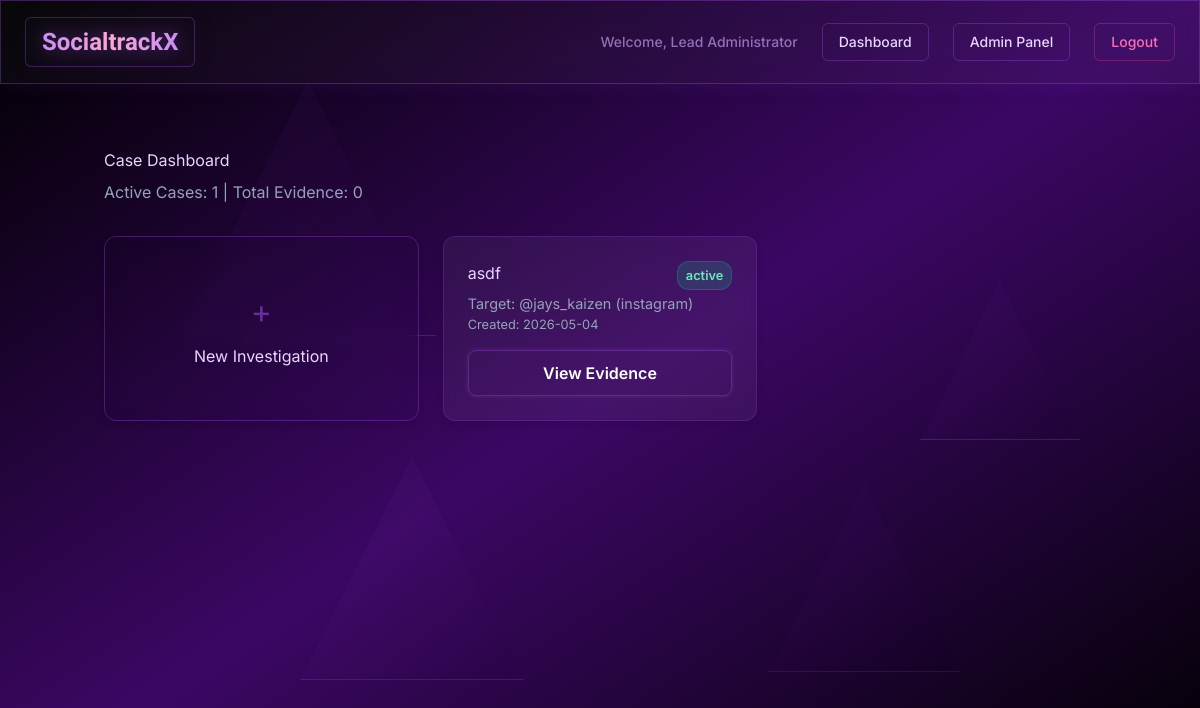
The page /dashboard (signed in) on the database as committed earlier.
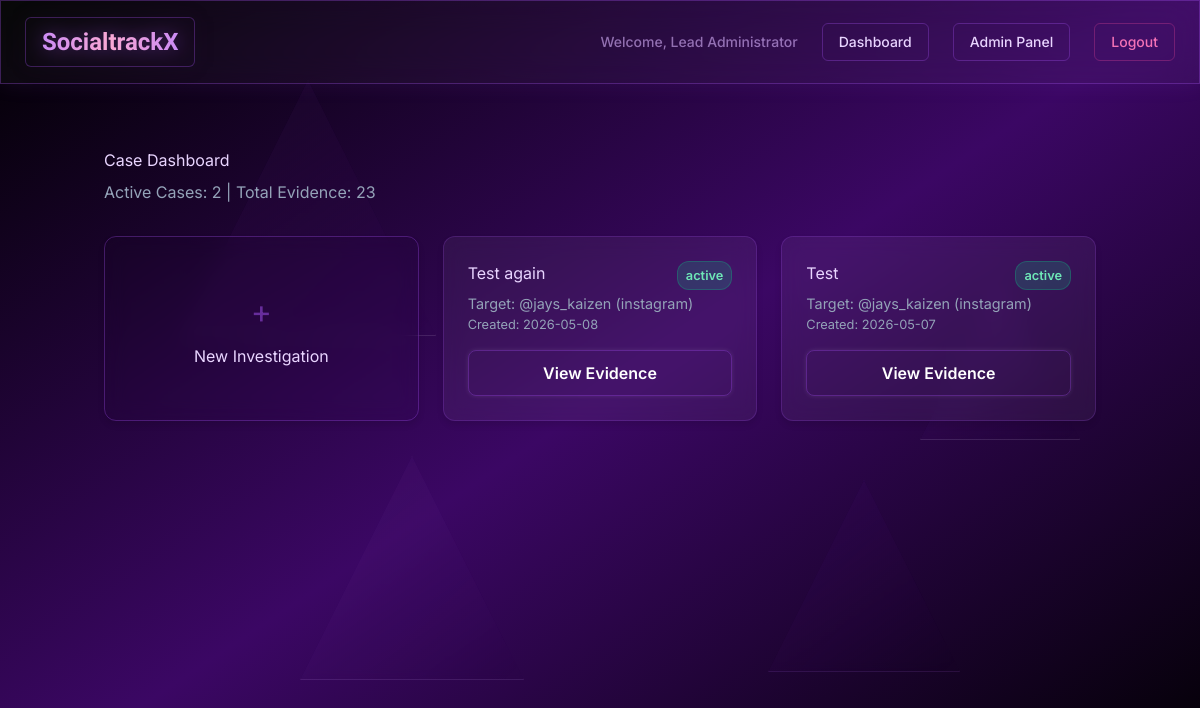
The same page on the database as committed later.
### database.py (models this page shows, shortened)
class User(Base):
    __tablename__ = "users"
    id = Column(Integer, primary_key=True, index=True)
    username = Column(String(100), unique=True, nullable=False, index=True)
    hashed_password = Column(String(200), nullable=False)
    role = Column(String(20), default="examiner")  # 'admin' or 'examiner'
    name = Column(String(100), default="Examiner")
    created_at = Column(DateTime, default=datetime.utcnow)

class Case(Base):
    __tablename__ = "cases"
    id = Column(Integer, primary_key=True, index=True)
    title = Column(String(200), nullable=False)
    description = Column(Text, default="")
    target_username = Column(String(100), nullable=False)
    platform = Column(String(50), nullable=False)
    status = Column(String(20), default="active")
    keywords = Column(Text, default="")
    capture_type = Column(String(20), default="posts") # 'posts' or 'messages'
    max_posts = Column(Integer, default=10)
    created_at = Column(DateTime, default=datetime.utcnow)
    last_capture = Column(DateTime, nullable=True)
    capture_status_msg = Column(String(200), default="Ready")
    profile_followers = Column(Text, default="")
    profile_following = Column(Text, default="")
    profile_posts = Column(Text, default="")
    profile_bio = Column(Text, default="")
    created_by = Column(Integer, ForeignKey("users.id"), nullable=True)
    events = relationship("Event", backref="case", cascade="all, delete-orphan")

### main.py (the view)
@app.get("/dashboard", response_class=HTMLResponse)
def dashboard(request: Request, user: User = Depends(get_current_active_user), db: Session = Depends(get_db)):
    cases = db.query(Case).order_by(Case.created_at.desc()).all()
    active_cases = db.query(Case).filter(Case.status == 'active').count()
    total_entries = db.query(Event).count()
    return templates.TemplateResponse(request=request, name="dashboard.html", context={
        "request": request, "user": user, "cases": cases,
        "active_cases": active_cases, "total_entries": total_entries
    })

### templates/dashboard.html (shortened to what this page needs)
{% extends "base.html" %}
{% block content %}
<div style="display: flex; justify-content: space-between; align-items: center; margin-bottom: 32px;">
    <div>
        <h1 style="margin: 0;">Case Dashboard</h1>
        <p style="color: var(--text-dim); margin-top: 8px;">Active Cases: {{ active_cases }} | Total Evidence: {{ total_entries }}</p>
    </div>
</div>
<div class="grid">
    <div class="glass-card border border-purple-500/40 hover:border-purple-400/80" style="border-style: dashed; background: transparent; display: flex; flex-direction: column; justify-content: center; align-items: center; cursor: pointer;" onclick="document.getElementById('new-case-form').style.display='block'; this.style.display='none';">
        <div style="font-size: 2rem; color: var(--accent);">+</div>
        <h3 style="margin-top: 8px;">New Investigation</h3>
    </div>
    {% for case in cases %}
    <div class="glass-card">
        <div style="display: flex; justify-content: space-between; align-items: flex-start;">
            <h3 style="margin-top: 0; margin-bottom: 8px;">{{ case.title }}</h3>
            <span class="badge {% if case.status == 'active' %}badge-active{% else %}badge-closed{% endif %}">{{ case.status }}</span>
        </div>
        <p style="color: var(--text-dim); font-size: 0.9rem; margin-top: 0;">Target: @{{ case.target_username }} ({{ case.platform }})</p>
        <p style="font-size: 0.8rem; color: var(--text-dim);">Created: {{ case.created_at.strftime('%Y-%m-%d') }}</p>
        <a href="/cases/{{ case.id }}" class="btn btn-outline" style="width: 100%; text-align: center; box-sizing: border-box; margin-top: 16px;">View Evidence</a>
    </div>
    {% endfor %}
</div>
{% endblock %}

### templates/base.html (shortened to what this page needs)
<!DOCTYPE html>
<html lang="en" class="dark">
<head>
    <script src="https://cdn.tailwindcss.com"></script>
    <link rel="stylesheet" href="https://cdn.jsdelivr.net/npm/bootstrap-icons@1.11.1/font/bootstrap-icons.css">
    <link rel="stylesheet" href="/static/style.css">
</head>
<body class="min-h-screen relative overflow-x-hidden bg-gradient-to-br from-black via-purple-950 to-black text-purple-200">
    <div class="fixed inset-0 overflow-hidden pointer-events-none z-0">
        <div class="absolute w-64 h-64 border border-white/10 bg-gradient-to-br from-purple-500/5 to-transparent backdrop-blur-sm"
            style="clip-path: polygon(50% 0%, 100% 100%, 0% 100%); top: 10%; left: 15%; animation: float-1 20s ease-in-out infinite, pulse-glow-1 6s ease-in-out infinite"></div>
        <div class="absolute w-48 h-48 border border-purple-400/10 bg-gradient-to-br from-purple-600/5 to-transparent backdrop-blur-sm"
            style="clip-path: polygon(50% 0%, 100% 100%, 0% 100%); top: 60%; right: 20%; animation: float-2 25s ease-in-out infinite, pulse-glow-2 7s ease-in-out infinite"></div>
        <div class="absolute w-56 h-56 border border-purple-300/10 bg-gradient-to-br from-purple-400/5 to-transparent backdrop-blur-sm"
            style="clip-path: polygon(50% 0%, 100% 100%, 0% 100%); bottom: 15%; left: 25%; animation: float-3 22s ease-in-out infinite, pulse-glow-3 8s ease-in-out infinite"></div>
        <div class="absolute w-40 h-40 border border-white/10 bg-gradient-to-br from-purple-500/5 to-transparent backdrop-blur-sm"
            style="clip-path: polygon(50% 0%, 100% 100%, 0% 100%); top: 35%; right: 10%; animation: float-4 18s ease-in-out infinite, pulse-glow-1 6.5s ease-in-out infinite"></div>
    </div>
    {% if request.session.get("user_id") %}
    <nav class="relative z-50 glass-panel border-b border-purple-500/30 px-6 py-4 flex justify-between items-center mb-8">
        <a href="/dashboard" class="text-2xl font-bold orbitron bg-gradient-to-r from-purple-400 via-pink-300 to-purple-400 bg-clip-text text-transparent hover:scale-105 transition-transform" style="filter: drop-shadow(0 0 10px rgba(168, 85, 247, 0.5))">SocialtrackX</a>
        <div class="flex items-center space-x-6 text-sm font-medium">
            <span class="text-purple-300/60">Welcome, {{ user.name }}</span>
            <a href="/dashboard" class="clickable-text">Dashboard</a>
            {% if request.session.get("role") == "admin" %}
            <a href="/admin" class="clickable-text">Admin Panel</a>
            {% endif %}
            <a href="/logout" class="clickable-text !text-pink-400 !border-pink-500/30 hover:!text-pink-300 hover:!bg-pink-500/10 hover:!border-pink-400/60">Logout</a>
        </div>
    </nav>
    {% endif %}
    <div class="container mx-auto px-4 relative z-10 pb-12">
        {% block content %}{% endblock %}
    </div>
</body>
</html>

### static/style.css (style rules this page uses)
:root { --bg-dark: #0f172a; --bg-card: rgba(30, 41, 59, 0.7); --accent: rgba(168, 85, 247, 0.5); --accent-hover: rgba(168, 85, 247, 0.8); --text-main: #f8fafc; --text-dim: #94a3b8; --border: rgba(168, 85, 247, 0.3); --danger: #ef4444; --success: #10b981; }
body { margin: 0; font-family: 'Inter', system-ui, sans-serif; background: linear-gradient(135deg, #020617 0%, #0f172a 100%); color: var(--text-main); min-height: 100vh; }
.glass-card { background: var(--bg-card); backdrop-filter: blur(12px); -webkit-backdrop-filter: blur(12px); border: 1px solid var(--border); border-radius: 16px; box-shadow: 0 8px 32px rgba(0, 0, 0, 0.3); padding: 24px; transition: transform 0.2s ease, box-shadow 0.2s ease; }
.btn { background: var(--accent); color: white; border: 1px solid rgba(168, 85, 247, 0.4); padding: 10px 20px; border-radius: 8px; font-weight: 600; cursor: pointer; transition: all 0.3s cubic-bezier(0.4, 0, 0.2, 1); text-decoration: none; display: inline-block; box-shadow: 0 0 10px rgba(168, 85, 247, 0.2); }
a, button, [onclick], .clickable-text { border: 1px solid rgba(168, 85, 247, 0.3) !important; border-radius: 6px; padding: 8px 16px; transition: all 0.3s ease-in-out !important; }
.btn-outline { background: transparent; border: 1px solid var(--border); box-shadow: 0 0 5px rgba(255, 255, 255, 0.1); }
.container { max-width: 1200px; margin: 0 auto; padding: 32px; }
.grid { display: grid; grid-template-columns: repeat(auto-fill, minmax(300px, 1fr)); gap: 24px; }
.badge { padding: 4px 8px; border-radius: 12px; font-size: 0.8rem; font-weight: 600; background: rgba(255,255,255,0.1); }
.badge-active { background: rgba(16, 185, 129, 0.2); color: #34d399; }

### templates/base.html (style rules this page uses)
body { font-family: 'Inter', sans-serif; background-color: #000; color: #e9d5ff; }
.orbitron { font-family: 'Orbitron', sans-serif; }
.glass-panel { background: rgba(255, 255, 255, 0.03); backdrop-filter: blur(16px); border: 1px solid rgba(168, 85, 247, 0.2); box-shadow: 0 0 20px rgba(168, 85, 247, 0.1); }
.glass-card { background: rgba(255, 255, 255, 0.05); backdrop-filter: blur(10px); border: 1px solid rgba(168, 85, 247, 0.2); border-radius: 12px; padding: 24px; box-shadow: 0 4px 6px rgba(0, 0, 0, 0.1); }
.grid { display: grid; grid-template-columns: repeat(auto-fill, minmax(300px, 1fr)); gap: 24px; }
.badge-active { background: rgba(16, 185, 129, 0.2); color: #6ee7b7; border: 1px solid rgba(16, 185, 129, 0.3); }
.btn { @apply px-4 py-2 rounded-lg font-medium transition-all border border-purple-500/40 hover:border-purple-400/80; }
.clickable-text { @apply border border-purple-500/30 px-5 py-2 rounded-lg hover:text-purple-100 hover:bg-purple-500/10 hover:border-purple-400/60 transition-all duration-300 inline-block; }
.btn-outline { @apply border border-purple-500 hover:bg-purple-500/20 text-purple-300; }
.badge { @apply px-2 py-1 rounded text-xs font-semibold; }

Rows that differ between the two databases and show on the page:
removed Case: title "asdf", status "active", target_username "jays_kaizen", platform "instagram", created_at "2026-05-04", {{ case.id }} 1 (drawn)
added Case: title "Test again", status "active", target_username "jays_kaizen", platform "instagram", created_at "2026-05-08"
added Case: title "Test", status "active", target_username "jays_kaizen", platform "instagram", created_at "2026-05-07", {{ case.id }} 1 (drawn)
Other text that changed with them:
{{ active_cases }}: "1" → "2"
{{ total_entries }}: "0" → "23"
